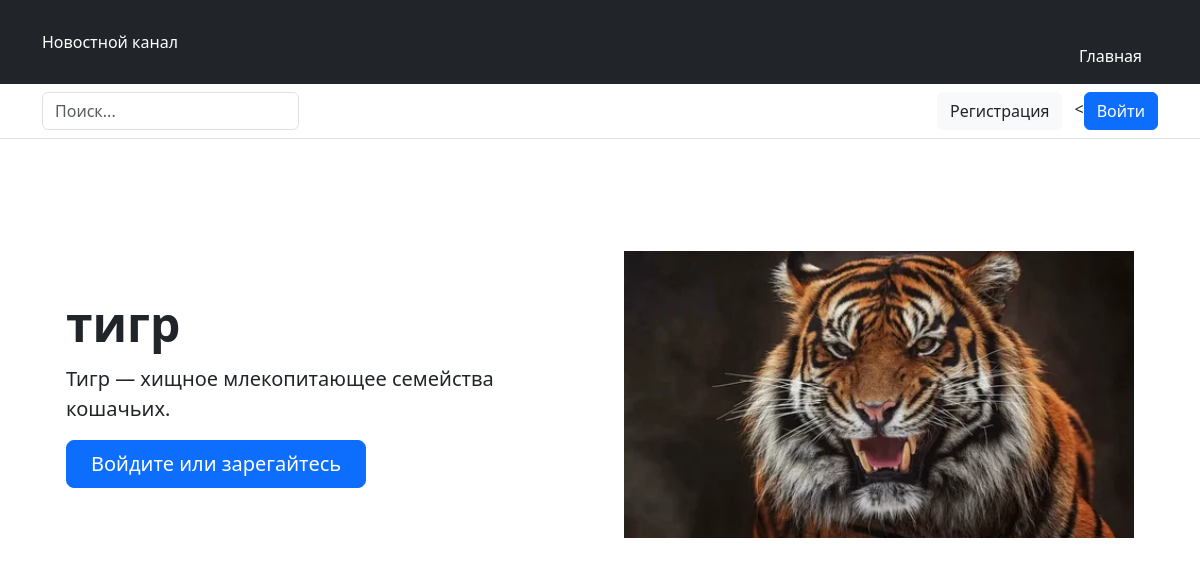
Page /product/1 on the committed database.
### index/models.py (models this page shows)
class Product(models.Model):
    product_name = models.CharField(max_length=128)
    product_des = models.TextField(blank=True)
    product_photo = models.ImageField(upload_to='media')
    create_date = models.DateTimeField(auto_now_add=True)
    product_category = models.ForeignKey(Category, on_delete=models.CASCADE)
    def __str__(self):
        return str(self.product_name)

### index/views.py (the view)
# urls.py: path('product/<int:pk>', views.product_page),
def product_page(request, pk):
    chosen_product = Product.objects.get(id=pk)
    context = {
        'product': chosen_product
    }
    return render(request, 'product.html', context)

### index/templates/product.html (shortened to what this page needs)
<!DOCTYPE html>
<html lang="ru">
<link rel="stylesheet" href="https://cdn.jsdelivr.net/npm/bootstrap@5.3.3/dist/css/bootstrap.min.css">
<head>
</head>
<body>
<header>
    <div class="px-3 py-2 bg-dark text-white">
      <div class="container">
        <div class="d-flex flex-wrap align-items-center justify-content-center justify-content-lg-start">
          <a href="/" class="d-flex align-items-center my-2 my-lg-0 me-lg-auto text-white text-decoration-none">
            <span>Новостной канал</span>
          </a>
          <ul class="nav col-12 col-lg-auto my-2 justify-content-center my-md-0 text-small">
            <li>
              <a href="/" class="nav-link text-white">
                <svg class="bi d-block mx-auto mb-1" width="24" height="24"><use xlink:href="#home"></use></svg>
                Главная
              </a>
            </li>
          </ul>
        </div>
      </div>
    </div>
    <div class="px-3 py-2 border-bottom mb-3">
      <div class="container d-flex flex-wrap justify-content-center">
        <form class="col-12 col-lg-auto mb-2 mb-lg-0 me-lg-auto">
        <form class="col-12 col-lg-auto mb-2 mb-lg-0 me-lg-auto" method="post" action="/search">
          <input name="search_product" type="search" class="form-control" placeholder="Поиск..." aria-label="Search">
        </form>
        {% if user.is_authenticated %}
        <div class="text-end">
          <a href="/favorite"><button type="button" class="btn btn-light text-dark me-2">Избранные</button></a>
          <<a href="/logout"><button type="button" class="btn btn-primary">Выйти</button></a>
        </div>
          {% else %}
          <div class="text-end">
          <a href="/register"><button type="button" class="btn btn-light text-dark me-2">Регистрация</button></a>
          <<a href="/accounts/login"><button type="button" class="btn btn-primary">Войти</button></a>
          </div>
          {% endif %}
      </div>
    </div>
  </header>
<div class="container">
<div class="container col-xxl-8 px-4 py-5">
    <div class="row flex-lg-row-reverse align-items-center g-5 py-5">
      <div class="col-10 col-sm-8 col-lg-6">
        <img src="{{ product.product_photo.url }}" class="d-block mx-lg-auto img-fluid" alt="{{ product }}" width="700" height="500" loading="lazy">
      </div>
      <div class="col-lg-6">
        <h1 class="display-5 fw-bold lh-1 mb-3">{{ product }}</h1>
        <p class="lead">{{ product.product_des }}</p>
        <div class="d-grid gap-2 d-md-flex justify-content-md-start">
          {% if user.is_authenticated %}
          <form action="/to-favorite/{{ product.id }}" method="post">
            {% csrf_token %}
            <button type="submit" class="btn btn-primary btn-lg px-4 me-md-2">Добавить в избранные</button>
          </form>
          {% else %}
          <button type="submit" class="btn btn-primary btn-lg px-4 me-md-2">Войдите или зарегайтесь</button>
          {% endif %}
        </div>
      </div>
    </div>
  </div>
</div>
</body>
</html>

### rows in the picture
Product: product_photo (picture), product_name "тигр", product_des "Тигр — хищное млекопитающее семейства кошачьих."
